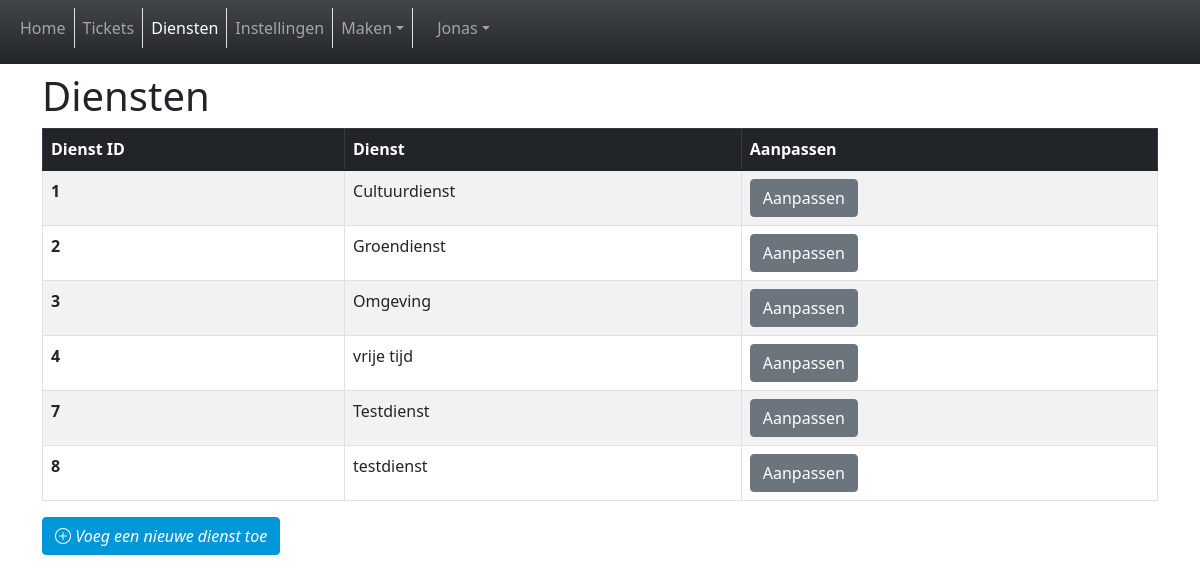
/diensten.php (signed in), run on the app's committed database.
### tables this page shows
CREATE TABLE `diensten` (
  `dienstID` int(11) NOT NULL,
  `dienst` varchar(150) NOT NULL,
  `dienst_time_aangemaakt` datetime NOT NULL DEFAULT CURRENT_TIMESTAMP
);

### diensten.php (the view, shortened to what this page needs)
<?php
include_once 'includes/dbh.inc.php';
?>
<!DOCTYPE html>
<html lang="nl">
<head>
  <?php include 'components/head-tags.php'; ?>
</head>
<body onload="init()">
  <?php include 'components/header.php'; ?>
  <main>
    <div class="container py-3">
      <h1>Diensten</h1>
      <div class="table-responsive">
        <table class="table table-striped table-hover table-bordered">
          <thead class="table-dark">
            <tr>
              <th scope="col">Dienst ID</th>
              <th scope="col">Dienst</th>
              <th scope="col">Aanpassen</th>
            </tr>
          </thead>
          <tbody>
            <?php
            $sql = "SELECT * FROM diensten;";
            $result = mysqli_query($conn, $sql);
            $resultCheck = mysqli_num_rows($result);
            if ($resultCheck > 0) {
              while ($row = mysqli_fetch_assoc($result)) {
            ?> <tr>
                  <th scope="row"> <?php echo $row['dienstID'] ?> </th>
                  <td><?php echo $row['dienst'] ?></td>
                  <td><a class="btn btn-secondary" href="dienst.php?id=<?php echo $row['dienstID'] ?>">Aanpassen</a></td>
                <?php
              }
            } else {
                ?>
                <div class="alert alert-info" role="alert">
                  Er zijn geen diensten gevonden.
                </div>
              <?php
            }
              ?>
          </tbody>
        </table>
        <a href="dienst-toevoegen.php" class="btn btn-primary" tabindex="-1" role="button" aria-disabled="true"><i class="bi bi-plus-circle"> Voeg een nieuwe dienst toe</i></a>
      </div>
    </div>
  </main>
</body>
</html>

### components/head-tags.php (shortened to what this page needs)
<link rel="stylesheet" href="css/bootstrap.css">
<link rel="stylesheet" href="huisstijl/huiststijl.css">
<link href="huisstijl/huiststijl.css" rel="stylesheet">
<link rel="stylesheet" href="https://cdnjs.cloudflare.com/ajax/libs/bootstrap-icons/1.8.1/font/bootstrap-icons.min.css" />

### components/header.php (shortened to what this page needs)
<nav class="navbar navbar-expand-lg fixed-top navbar-dark bg-dark bg-gradient" aria-label="Main navigation">
  <div class="container-fluid">
    <div class="navbar-collapse offcanvas-collapse" id="navbarsExampleDefault">
      <ul class="navbar-nav me-auto mb-2 mb--0">
        <span class="border-end-nav">
          <li class="nav-item">
            <a class="nav-link" href="index.php" id="index">Home</a>
          </li>
        </span>
        <span class="border-end-nav">
          <li class="nav-item">
            <a class="nav-link" href="tickets.php" id="tickets">Tickets</a>
          </li>
        </span>
        <span class="border-end-nav">
          <li class="nav-item">
            <a class="nav-link" href="diensten.php" id="diensten">Diensten</a>
          </li>
        </span>
        <span class="border-end-nav">
          <li class="nav-item">
            <a class="nav-link" href="instellingen.php" id="instellingen">Instellingen</a>
          </li>
        </span>
        <span class="border-end-nav">
          <li class="nav-item dropdown">
            <a class="nav-link dropdown-toggle" href="#" id="dropdown01" data-bs-toggle="dropdown" aria-expanded="false">Maken</a>
          </li>
        </span>
        <li class="nav-item">
          <a class="nav-link disabled active">
          </a>
        </li>
          <li class="nav-item dropdown">
            <a class="nav-link dropdown-toggle" href="#" id="dropdown01" data-bs-toggle="dropdown" aria-expanded="false"><?php echo $_SESSION["usersFname"] ?></a>
          </li>
      </ul>
    </div>
  </div>
</nav>

### huisstijl/huiststijl.css (style rules this page uses)
:root { --hs-blauw: #0097d8; --hs-grijs: #4b565c; --hs-geel: #fdc51e; --hs-groen: #70b52b; --hs-paars: #644595; --hs-rood: #e32312; --hs-donker-blauw: #3075ba; --hs-donker-geel: #c96d13; --hs-donker-groen: #2b9687; --hs-donker-paars: #972b85; --hs-donker-rood: #8b1812; --hs-donker-blauw-hover: }
.btn-primary { color: #fff; background-color: var(--hs-blauw); border-color: var(--hs-blauw); }
html, body { overflow-x: hidden; }
body { padding-top: 56px; }
.border-end-nav { border-right: 1px solid #dee2e6 !important; }
.navbar-dark .navbar-nav .nav-link { color: rgba(255, 255, 255, 0.55); }

### data on the page
diensten: dienstID "1", dienst "Cultuurdienst"
diensten: dienstID "2", dienst "Groendienst"
diensten: dienstID "3", dienst "Omgeving"
diensten: dienstID "4", dienst "vrije tijd"
diensten: dienstID "7", dienst "Testdienst"
diensten: dienstID "8", dienst "testdienst"

### other printed values
$_SESSION["usersFname"] "Jonas"
